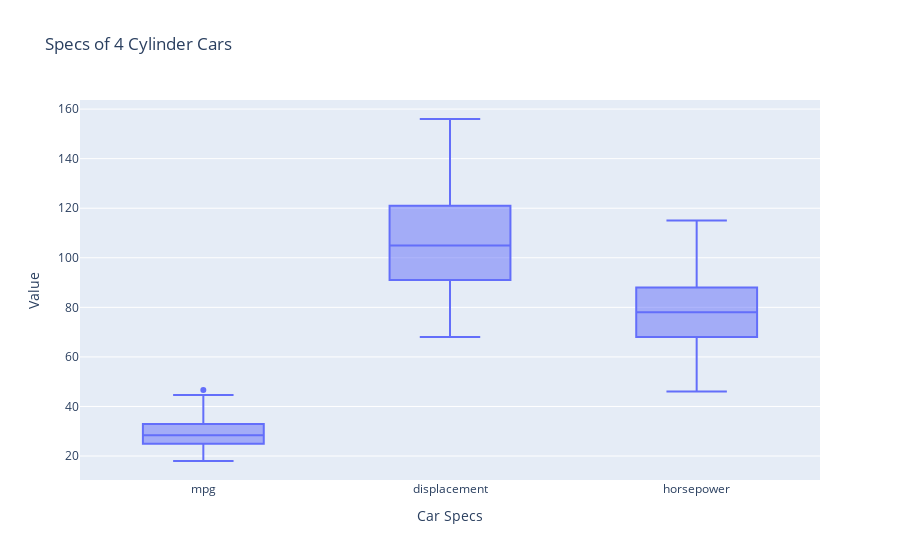

Notebook source saved alongside this figure:
### Markdown cell above
<br>
<details>
    <summary>Blockly Hints</summary>
    <ul>
        <li>Notation
            <ul>
                <li><code>A</code> &nbsp;:&nbsp; <code>B</code>&nbsp; means snap blocks A and B together.</li>
                <li><code>A</code> &nbsp;&lt;-&nbsp; <code>B</code>&nbsp; means insert block B into the hole in block A.</li>
            </ul>
        </li>
        <li>Blocks
            <ul>
                <li>freestyle
                    <ul>
                        <li>Unless specifically instructed, use the first block from the FREESTYLE menu.</li>
                    </ul>
                </li>
                <li><code>with .. do .. using ..</code>
                    <ul>
                        <li>The <code>with .. do .. using ..</code> block is found under VARIABLES.</li>
                        <li>You can use the <code>+ -</code> controls on the block to change the number of notches. Unless specifically instructed, the block should not have any empty notches when you click Blocks to Code. </li>
                        <li>If <code>do</code> dropdown says "!Not populated until you execute code", click anywhere in the notebook tab, then click try "Run All Above Selected Cell" from the "Run" menu.</li> 
                        <li>If <code>with .. do .. using ..</code> block does not want to snap together nicely with the <code>set .. to</code> block, try dragging the <code>set .. to</code> block instead.</li>
                    </ul>
                </li>
                </ul>
                </li>
                <li>variable<ul>
                    <li>After it is created, each variable has its own block at the end of the VARIABLES menu.</li>
                </ul>
                </li>
            </ul>
        </li>
    </ul>
</details>

### Code cell
#!response
px.box(cylinder_4,y=y,labels=labels,title=title)

#<xml xmlns="https://developers.google.com/blockly/xml"><variables><variable id="o:L.:2^to^1_-IDQ*J]R">px</variable><variable id="]ZD!a2|%s]~IT/J^Wjb*">cylinder_4</variable></variables><block type="varDoMethod_Python" id="VTpNiNwyteV3lI,-vO*2" x="53" y="175"><mutation items="4"></mutation><field name="VAR" id="o:L.:2^to^1_-IDQ*J]R">px</field><field name="MEMBER">box</field><data>px:box</data><value name="ADD0"><block type="variables_get" id="pu7HPFNRaQ(R]jbS8kpD"><field name="VAR" id="]ZD!a2|%s]~IT/J^Wjb*">cylinder_4</field></block></value><value name="ADD1"><block type="dummyOutputCodeBlock_Python" id="}DgV+,*78M/:#8rf[yGV"><field name="CODE">y=y</field></block></value><value name="ADD2"><block type="dummyOutputCodeBlock_Python" id="/T7q8bl}D#Fd,Q1QmEc3"><field name="CODE">labels=labels</field></block></value><value name="ADD3"><block type="dummyOutputCodeBlock_Python" id="[9s9ri5Vbzj4|Y}su]$}"><field name="CODE">title=title</field></block></value></block></xml>

### Figure 1 — Plotly figure (JSON) as saved in the notebook; plotly's stock layout.template omitted (floating-point values rounded to 4 significant figures; data arrays with more than 128 entries replaced by an {"elided": "..."} marker saying what was removed)
{"data": [{"alignmentgroup": "True", "hovertemplate": "Car Specs=%{x}<br>Value=%{y}<extra></extra>", "legendgroup": "", "marker": {"color": "#636efa"}, "name": "", "notched": false, "offsetgroup": "", "orientation": "v", "showlegend": false, "type": "box", "x": {"elided": "597 str values"}, "x0": " ", "xaxis": "x", "y": {"elided": "597 float values"}, "y0": " ", "yaxis": "y"}], "layout": {"autosize": true, "boxmode": "group", "legend": {"tracegroupgap": 0}, "title": {"text": "Specs of 4 Cylinder Cars"}, "xaxis": {"anchor": "y", "autorange": true, "domain": [0, 1], "range": [-0.5, 2.5], "title": {"text": "Car Specs"}, "type": "category"}, "yaxis": {"anchor": "x", "autorange": true, "domain": [0, 1], "range": [10.33, 163.7], "title": {"text": "Value"}, "type": "linear"}}}
